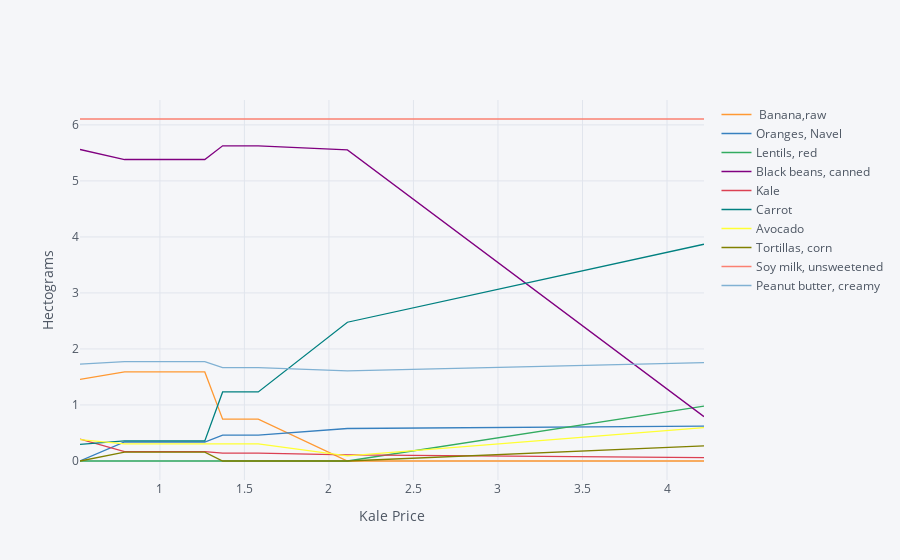

The notebook cell saved with this chart:
### Markdown cell above
The code below creates a graph which changes prices just for *one* food,
  and traces out the effects of this change on all the foods consumed.

### Code cell
import cufflinks as cf
cf.go_offline()

ReferenceGood = 'Kale'

scale = [0.5,0.75,0.9,1.,1.1,1.2,1.3,1.4,1.5,2,4]

cost0 = solve_subsistence_problem(FoodNutrients,Prices,diet_min[group],diet_max[group],tol=tol).fun

my_p = Prices.copy()

diet = {}
for s in scale:

    my_p[ReferenceGood] = Prices[ReferenceGood]*s
    result = solve_subsistence_problem(FoodNutrients,my_p,diet_min[group],diet_max[group],tol=tol)
    diet[my_p[ReferenceGood]] = result.diet

Diet_response = pd.DataFrame(diet).T
Diet_response.index.name = '%s Price' % ReferenceGood

Diet_response.reset_index(inplace=True)

# Get rid of units for index (cufflinks chokes)
Diet_response['%s Price' % ReferenceGood] = Diet_response['%s Price' % ReferenceGood].apply(lambda x: x.magnitude)

Diet_response = Diet_response.set_index('%s Price' % ReferenceGood)

# Just look at goods consumed in quantities greater than error tolerance
Diet_response.loc[:,(Diet_response>tol).sum()>0].iplot(xTitle='%s Price' % ReferenceGood,yTitle='Hectograms')

### Figure 1 — Plotly figure (JSON) as saved in the notebook; plotly's stock layout.template omitted (floating-point values rounded to 4 significant figures)
{"data": [{"line": {"color": "rgba(255, 153, 51, 1.0)", "dash": "solid", "shape": "linear", "width": 1.3}, "mode": "lines", "name": " Banana,raw", "text": "", "type": "scatter", "x": [0.5273, 0.791, 0.9492, 1.055, 1.16, 1.266, 1.371, 1.477, 1.582, 2.109, 4.219], "y": [1.457, 1.59, 1.59, 1.59, 1.59, 1.59, 0.746, 0.746, 0.746, 2.136e-08, 4.844e-08]}, {"line": {"color": "rgba(55, 128, 191, 1.0)", "dash": "solid", "shape": "linear", "width": 1.3}, "mode": "lines", "name": "Oranges, Navel", "text": "", "type": "scatter", "x": [0.5273, 0.791, 0.9492, 1.055, 1.16, 1.266, 1.371, 1.477, 1.582, 2.109, 4.219], "y": [1.257e-08, 0.3388, 0.3388, 0.3388, 0.3388, 0.3388, 0.462, 0.462, 0.462, 0.5799, 0.6225]}, {"line": {"color": "rgba(50, 171, 96, 1.0)", "dash": "solid", "shape": "linear", "width": 1.3}, "mode": "lines", "name": "Lentils, red", "text": "", "type": "scatter", "x": [0.5273, 0.791, 0.9492, 1.055, 1.16, 1.266, 1.371, 1.477, 1.582, 2.109, 4.219], "y": [6.98e-09, 7.817e-08, 3.249e-08, 2.205e-08, 7.029e-11, 8.126e-10, 1.877e-09, 5.659e-10, 1.481e-09, 5.891e-09, 0.9805]}, {"line": {"color": "rgba(128, 0, 128, 1.0)", "dash": "solid", "shape": "linear", "width": 1.3}, "mode": "lines", "name": "Black beans, canned", "text": "", "type": "scatter", "x": [0.5273, 0.791, 0.9492, 1.055, 1.16, 1.266, 1.371, 1.477, 1.582, 2.109, 4.219], "y": [5.561, 5.382, 5.382, 5.382, 5.382, 5.382, 5.627, 5.627, 5.627, 5.554, 0.7924]}, {"line": {"color": "rgba(219, 64, 82, 1.0)", "dash": "solid", "shape": "linear", "width": 1.3}, "mode": "lines", "name": "Kale", "text": "", "type": "scatter", "x": [0.5273, 0.791, 0.9492, 1.055, 1.16, 1.266, 1.371, 1.477, 1.582, 2.109, 4.219], "y": [0.3908, 0.1683, 0.1683, 0.1683, 0.1683, 0.1683, 0.1392, 0.1392, 0.1392, 0.1093, 0.06012]}, {"line": {"color": "rgba(0, 128, 128, 1.0)", "dash": "solid", "shape": "linear", "width": 1.3}, "mode": "lines", "name": "Carrot", "text": "", "type": "scatter", "x": [0.5273, 0.791, 0.9492, 1.055, 1.16, 1.266, 1.371, 1.477, 1.582, 2.109, 4.219], "y": [0.295, 0.3597, 0.3597, 0.3597, 0.3597, 0.3597, 1.233, 1.233, 1.233, 2.477, 3.87]}, {"line": {"color": "rgba(255, 255, 51, 1.0)", "dash": "solid", "shape": "linear", "width": 1.3}, "mode": "lines", "name": "Avocado", "text": "", "type": "scatter", "x": [0.5273, 0.791, 0.9492, 1.055, 1.16, 1.266, 1.371, 1.477, 1.582, 2.109, 4.219], "y": [0.382, 0.3045, 0.3045, 0.3045, 0.3045, 0.3045, 0.3048, 0.3048, 0.3048, 0.09111, 0.5958]}, {"line": {"color": "rgba(128, 128, 0, 1.0)", "dash": "solid", "shape": "linear", "width": 1.3}, "mode": "lines", "name": "Tortillas, corn", "text": "", "type": "scatter", "x": [0.5273, 0.791, 0.9492, 1.055, 1.16, 1.266, 1.371, 1.477, 1.582, 2.109, 4.219], "y": [1.965e-09, 0.1583, 0.1583, 0.1583, 0.1583, 0.1583, 1.419e-07, 5.713e-11, 4.411e-09, 3.857e-09, 0.2712]}, {"line": {"color": "rgba(251, 128, 114, 1.0)", "dash": "solid", "shape": "linear", "width": 1.3}, "mode": "lines", "name": "Soy milk, unsweetened", "text": "", "type": "scatter", "x": [0.5273, 0.791, 0.9492, 1.055, 1.16, 1.266, 1.371, 1.477, 1.582, 2.109, 4.219], "y": [6.105, 6.105, 6.105, 6.105, 6.105, 6.105, 6.105, 6.105, 6.105, 6.105, 6.105]}, {"line": {"color": "rgba(128, 177, 211, 1.0)", "dash": "solid", "shape": "linear", "width": 1.3}, "mode": "lines", "name": "Peanut butter, creamy", "text": "", "type": "scatter", "x": [0.5273, 0.791, 0.9492, 1.055, 1.16, 1.266, 1.371, 1.477, 1.582, 2.109, 4.219], "y": [1.729, 1.773, 1.773, 1.773, 1.773, 1.773, 1.667, 1.667, 1.667, 1.609, 1.755]}], "layout": {"autosize": true, "legend": {"bgcolor": "#F5F6F9", "font": {"color": "#4D5663"}}, "paper_bgcolor": "#F5F6F9", "plot_bgcolor": "#F5F6F9", "title": {"font": {"color": "#4D5663"}}, "xaxis": {"autorange": true, "gridcolor": "#E1E5ED", "range": [0.5273, 4.219], "showgrid": true, "tickfont": {"color": "#4D5663"}, "title": {"font": {"color": "#4D5663"}, "text": "Kale Price"}, "type": "linear", "zerolinecolor": "#E1E5ED"}, "yaxis": {"autorange": true, "gridcolor": "#E1E5ED", "range": [-0.3392, 6.445], "showgrid": true, "tickfont": {"color": "#4D5663"}, "title": {"font": {"color": "#4D5663"}, "text": "Hectograms"}, "type": "linear", "zerolinecolor": "#E1E5ED"}}}
